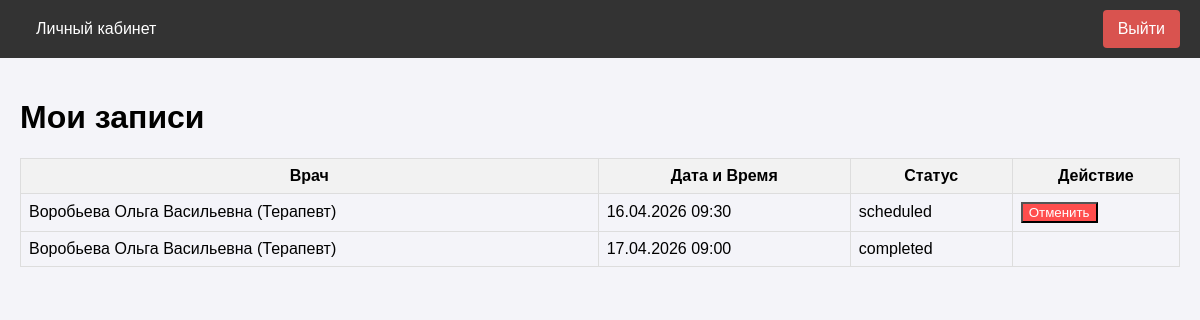
Page /patient/my-appointments (signed in) on the earlier database version.
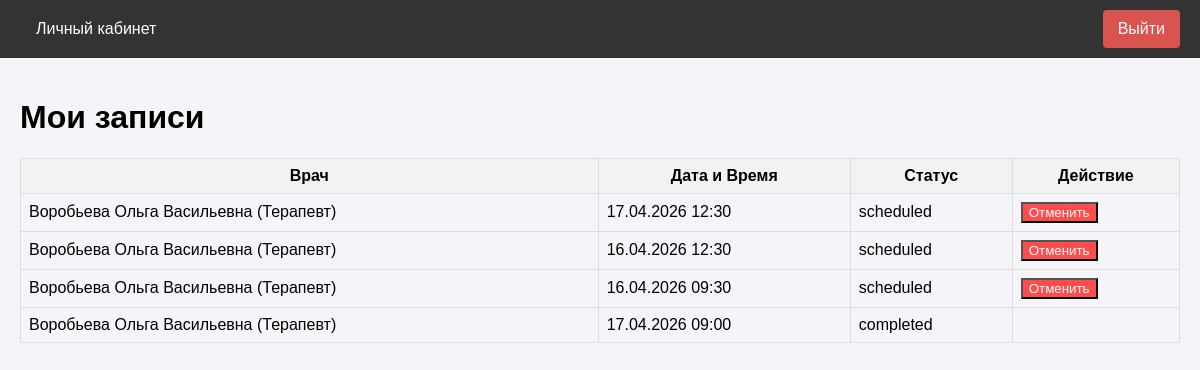
Same page on the later database version.
### app/models.py (models this page shows, shortened)
class Appointment(db.Model):
    __tablename__ = 'appointments'
    id = db.Column(db.Integer, primary_key=True)
    patient_id = db.Column(db.Integer, db.ForeignKey('users.id'), nullable=False)
    doctor_id = db.Column(db.Integer, db.ForeignKey('users.id'), nullable=False)
    slot_id = db.Column(db.Integer, db.ForeignKey('schedule_slots.id'), nullable=False)
    status = db.Column(db.String(20), default='scheduled') # scheduled, completed, cancelled
    created_at = db.Column(db.DateTime, default=datetime.utcnow)
    diagnosis = db.Column(db.Text, nullable=True)
    prescription = db.Column(db.Text, nullable=True)

class User(UserMixin, db.Model):
    __tablename__ = 'users'
    id = db.Column(db.Integer, primary_key=True)
    username = db.Column(db.String(64), index=True, unique=True)
    email = db.Column(db.String(120), index=True, unique=True)
    phone = db.Column(db.String(20), index=True, unique=True)
    password_hash = db.Column(db.String(256))
    role = db.Column(db.String(20), index=True, default='patient')
    specialty = db.Column(db.String(100), nullable=True) # Для врача
    office_number = db.Column(db.String(10), nullable=True) # Для врача
    oms_number = db.Column(db.String(20), nullable=True) # Для пациента
    created_at = db.Column(db.DateTime, default=datetime.utcnow)
    appointments_as_patient = db.relationship('Appointment', foreign_keys='Appointment.patient_id', backref='patient', lazy='dynamic')
    appointments_as_doctor = db.relationship('Appointment', foreign_keys='Appointment.doctor_id', backref='doctor', lazy='dynamic')
    schedule_slots = db.relationship('ScheduleSlot', backref='doctor', lazy='dynamic')
    action_logs = db.relationship('ActionLog', backref='user', lazy='dynamic')

class ScheduleSlot(db.Model):
    __tablename__ = 'schedule_slots'
    id = db.Column(db.Integer, primary_key=True)
    doctor_id = db.Column(db.Integer, db.ForeignKey('users.id'), nullable=False)
    start_time = db.Column(db.DateTime, nullable=False, index=True)
    end_time = db.Column(db.DateTime, nullable=False)
    is_available = db.Column(db.Boolean, default=True) # True - свободно, False - занято/отменено
    appointment = db.relationship('Appointment', uselist=False, backref='slot')

### app/patient/routes.py (the view)
@bp.route('/my-appointments')
@login_required
@role_required('patient')
def my_appointments():
    appointments = Appointment.query.filter_by(patient_id=current_user.id).order_by(Appointment.created_at.desc()).all()
    return render_template('patient/my_appointments.html', title='Мои записи', appointments=appointments)

### app/models.py (called while the page is built)
@login_manager.user_loader
def load_user(user_id):
    return User.query.get(int(user_id))

### app/utils.py (called while the page is built)
def role_required(role):
    def decorator(f):
        @wraps(f)
        def decorated_function(*args, **kwargs):
            if not current_user.is_authenticated:
                return redirect(url_for('auth.login'))
            if current_user.role != role:
                flash('У вас нет доступа к этой странице.')
                return redirect(url_for('main.index'))
            return f(*args, **kwargs)
        return decorated_function
    return decorator

### app/templates/patient/my_appointments.html
{% extends "base.html" %}
{% block content %}
<h1>Мои записи</h1>
<table style="width: 100%; border-collapse: collapse; margin-top: 20px;">
    <tr style="background-color: #f2f2f2;">
        <th style="border: 1px solid #ddd; padding: 8px;">Врач</th>
        <th style="border: 1px solid #ddd; padding: 8px;">Дата и Время</th>
        <th style="border: 1px solid #ddd; padding: 8px;">Статус</th>
        <th style="border: 1px solid #ddd; padding: 8px;">Действие</th>
    </tr>
    {% for appt in appointments %}
    <tr>
        <td style="border: 1px solid #ddd; padding: 8px;">{{ appt.doctor.username }} ({{ appt.doctor.specialty }})</td>
        <td style="border: 1px solid #ddd; padding: 8px;">{{ appt.slot.start_time.strftime('%d.%m.%Y %H:%M') }}</td>
        <td style="border: 1px solid #ddd; padding: 8px;">{{ appt.status }}</td>
        <td style="border: 1px solid #ddd; padding: 8px;">
            {% if appt.status == 'scheduled' and appt.slot.start_time > now() %}
            <form action="{{ url_for('patient.cancel_appointment', appointment_id=appt.id) }}" method="post" onsubmit="return confirm('Вы уверены, что хотите отменить запись?');">
                <button type="submit" class="btn" style="background-color: #ff4d4d; color: white;">Отменить</button>
            </form>
            {% endif %}
        </td>
    </tr>
    {% else %}
    <tr>
        <td colspan="4" style="border: 1px solid #ddd; padding: 8px;">У вас нет активных записей.</td>
    </tr>
    {% endfor %}
</table>
{% endblock %}

Differences in the rows shown:
added Appointment: doctor.username "Воробьева Ольга Васильевна", doctor.specialty "Терапевт", slot.start_time "17.04.2026 12:30", status "scheduled"
added Appointment: doctor.username "Воробьева Ольга Васильевна", doctor.specialty "Терапевт", slot.start_time "16.04.2026 12:30", status "scheduled"
